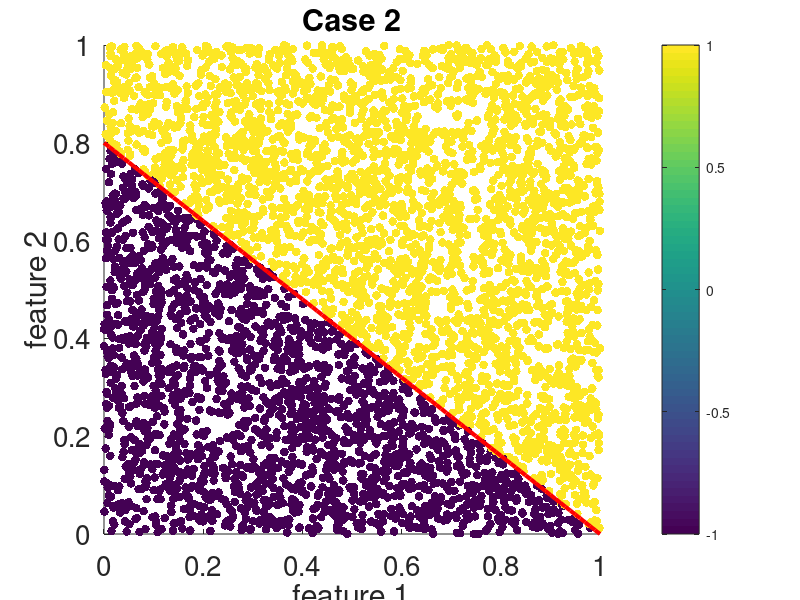

MATLAB code for this plot:
%% Example linear classifier for randomly generated features


% number of features
p = 2;

% number of examples
n = 5000;

% generate matrix of n (random) examples of p features with a column of all ones
X = [rand(n,p), ones(n,1)];

% Classifier weights
w = [1.6; 2; -1.6]

% Multiply feature matrix with weights
yhat = X*w;

% Decide which class based on whether yhat is >< 0
% sign function returns +1 when yhat(i)>0 and -1 when yhat(i)<0
class = sign(yhat);
x=0:0.01:1;
y=-x*w(1)/w(2)-w(3)/w(2);
% Display results
figure(1);clf;
scatter(X(:,1),X(:,2),40,class,'filled');
hold on;
plot(x,y,'r-','linewidth',3.0);
hold;
colorbar
set(gca,'FontSize',20)
xlabel('feature 1')
ylabel('feature 2')
title('Case 2')
